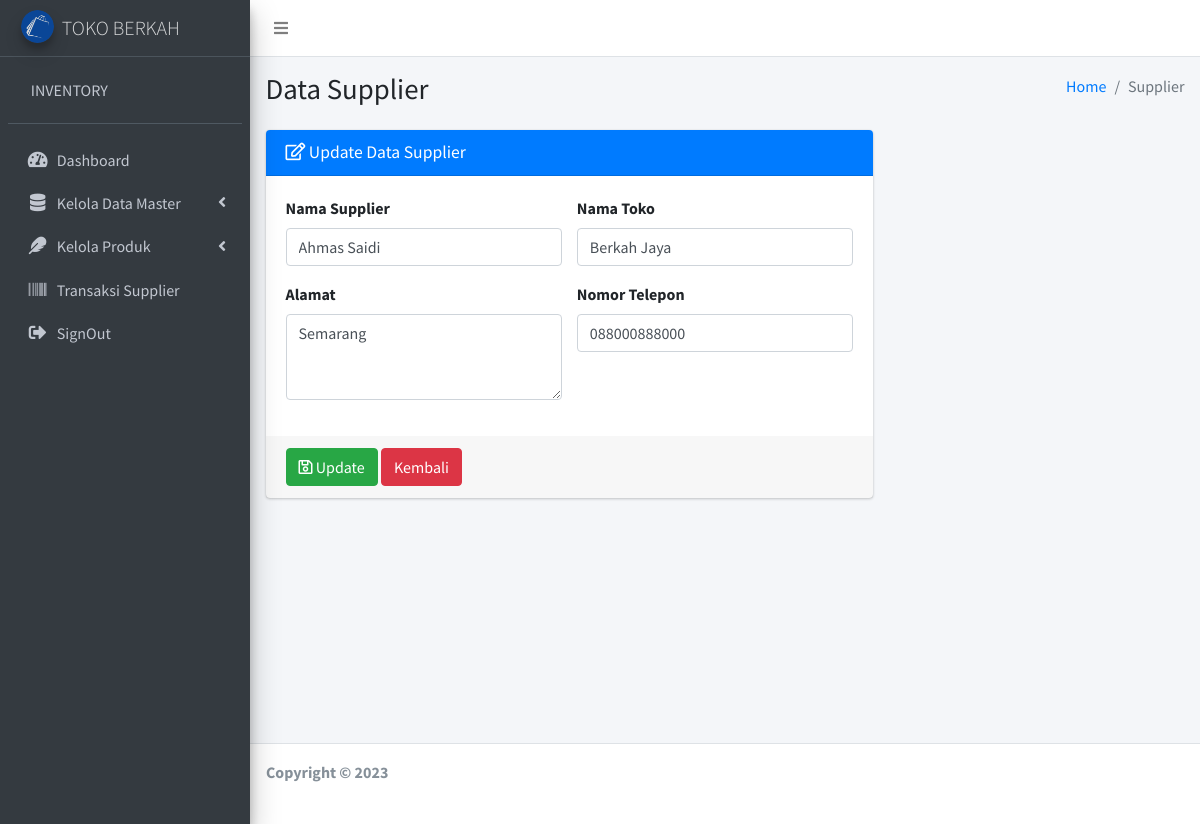
The page /ControllerDataMaster/update_supplier/1 on the database its author committed.
### tables this page shows
CREATE TABLE `supplier` (
  `id_supplier` int(11) NOT NULL,
  `nama_supplier` varchar(50) NOT NULL,
  `nama_toko` varchar(50) NOT NULL,
  `alamat` varchar(125) NOT NULL,
  `no_hp` varchar(15) NOT NULL,
  `username_supp` varchar(50) NOT NULL,
  `pass_supp` varchar(50) NOT NULL
);

### application/controllers/ControllerDataMaster.php (called while the page is built, shortened)
<?php
class ControllerDataMaster extends CI_Controller
{
	public function __construct()
	{
		$this->load->model('DataMaster');
	}
	public function update_supplier($id)
	{
		$this->form_validation->set_rules('nama', 'Nama Supplier', 'required');
		$this->form_validation->set_rules('nama_toko', 'Nama Toko', 'required');
		$this->form_validation->set_rules('alamat', 'Alamat', 'required');
		$this->form_validation->set_rules('no_hp', 'No Telepon', 'required|min_length[11]|max_length[13]');
		if ($this->form_validation->run() == FALSE) {
			$data = array(
				'supplier' => $this->DataMaster->edit_supplier($id)
			);
			$this->load->view('Layout/head');
			$this->load->view('Layout/navbar');
			$this->load->view('Layout/aside');
			$this->load->view('Content/edit_supplier', $data);
			$this->load->view('Layout/footer');
		}
	}
}

### index.php (called while the page is built, shortened)
<?php
require_once BASEPATH.'core/CodeIgniter.php';

### application/models/DataMaster.php (called while the page is built, shortened)
<?php
class DataMaster extends CI_Model
{
    public function edit_supplier($id)
    {
        $this->db->select('*');
        $this->db->from('supplier');
        $this->db->where('id_supplier', $id);
        return $this->db->get()->row();
    }
}

### application/views/Content/edit_supplier.php (the view, shortened to what this page needs)
<div class="content-wrapper">
    <section class="content-header">
        <div class="container-fluid">
            <div class="row mb-2">
                <div class="col-sm-6">
                    <h1>Data Supplier</h1>
                </div>
                <div class="col-sm-6">
                    <ol class="breadcrumb float-sm-right">
                        <li class="breadcrumb-item"><a href="#">Home</a></li>
                        <li class="breadcrumb-item active">Supplier</li>
                    </ol>
                </div>
            </div>
        </div>
    </section>
    <section class="content">
        <div class="container-fluid">
            <div class="row">
                <div class="col-md-8">
                    <div class="card card-primary">
                        <div class="card-header">
                            <h3 class="card-title"><i class="far fa-edit"></i> Update Data Supplier</h3>
                        </div>
                        <form role="form" action="<?= base_url('ControllerDataMaster/update_supplier/' . $supplier->id_supplier) ?>" method="POST">
                            <div class="card-body">
                                <div class="row">
                                    <div class="col-sm-6">
                                        <div class="form-group">
                                            <label>Nama Supplier</label>
                                            <input type="text" value="<?= $supplier->nama_supplier ?>" name="nama" class="form-control" placeholder="Enter ...">
                                        </div>
                                    </div>
                                    <div class="col-sm-6">
                                        <div class="form-group">
                                            <label>Nama Toko</label>
                                            <input type="text" value="<?= $supplier->nama_toko ?>" name="nama_toko" class="form-control" placeholder="Enter ...">
                                        </div>
                                    </div>
                                </div>
                                <div class="row">
                                    <div class="col-sm-6">
                                        <div class="form-group">
                                            <label>Alamat</label>
                                            <textarea class="form-control" name="alamat" rows="3" placeholder="Enter ..."><?= $supplier->alamat ?></textarea>
                                        </div>
                                    </div>
                                    <div class="col-sm-6">
                                        <div class="form-group">
                                            <label>Nomor Telepon</label>
                                            <input type="number" name="no_hp" value="<?= $supplier->no_hp ?>" class="form-control" rows="3" placeholder="Enter ...">
                                        </div>
                                    </div>
                                </div>
                            </div>
                            <div class="card-footer">
                                <button type="submit" class="btn btn-success"><i class="far fa-save"></i> Update</button>
                                <a href="<?= base_url('controllerDataMaster/supplier') ?>" class="btn btn-danger">Kembali</a>
                            </div>
                        </form>
                    </div>
                </div>
            </div>
        </div>
</div>
</div>

### rows shown on the page
supplier: nama "Ahmas Saidi", nama_toko "Berkah Jaya", alamat "Semarang", no_hp "088000888000"
